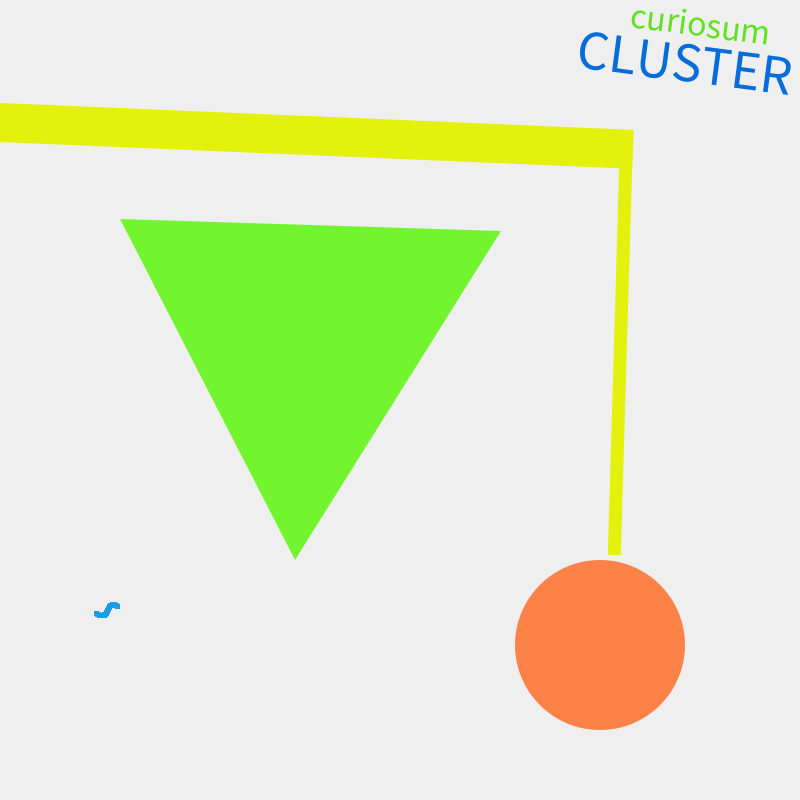
Frame 1 (no input)
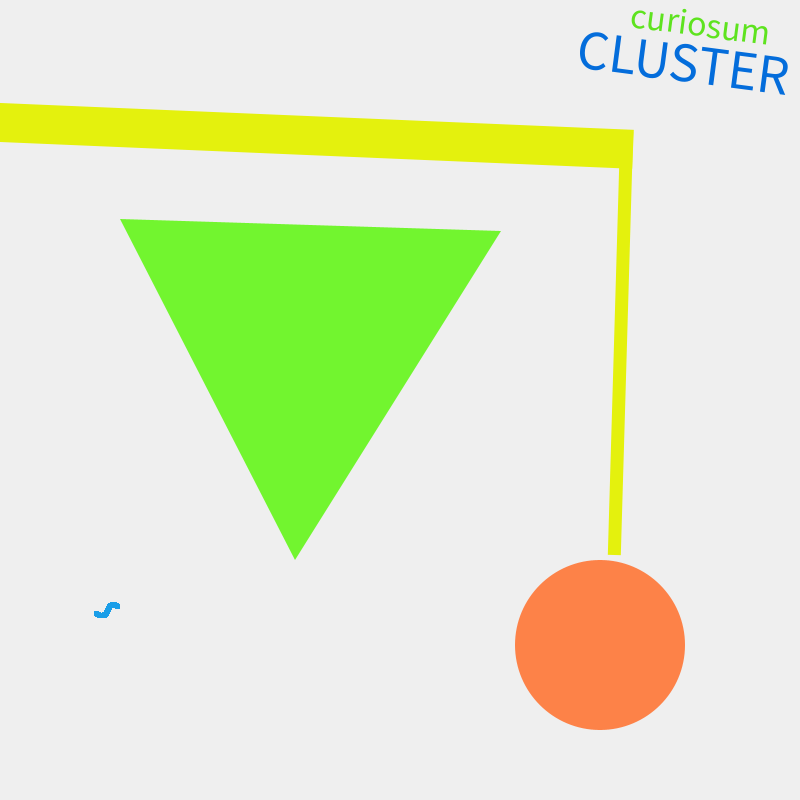
Frame 60 (the mouse pressed at the canvas centre just before this capture)
Frame 120 (the mouse held since frame 60 and released just before this capture): identical to frame 60, image omitted

The Processing sketch that drew these frames (run headless with seeded random() and noise(); from frame 60 on, the mouse is pressed at the canvas centre):

// Processing sketch: Contengincy1sketch_240522a
// ── Contengincy1sketch_240522a.pde
//inspired by album cover cluster by curiosum https://music.apple.com/us/album/curiosum/1184954117
void setup() {
  size(800, 800);
  strokeCap(PROJECT);
}

void draw() {

  background(239);
  pushMatrix();
  translate(0, 0);
  rotate(0.13);
  fill(#046ddb);
  textSize(56);
  text("CLUSTER", 579, -9);
  textSize(36);

  fill(#5ee31f);
  text("curiosum", 627, -56);
  popMatrix();
  stroke(#e4f10d);
  strokeWeight(13);
  line(614, 548, 626, 138);
  strokeWeight(39);
  line(613, 148, 0, 122);

  noStroke();

  fill(#fd8248);
  circle(600, 645, 170);
  fill(#72f52f);
  triangle(501, 231, 120, 219, 295, 560);
  rotate(-0.27);
  stroke(#1a9ee8);
  strokeWeight(5);

  for (float i = 0; i<23; i+=0.8) {

    point(-71+i, 617+4*sin(i/3.80));
  }
}
